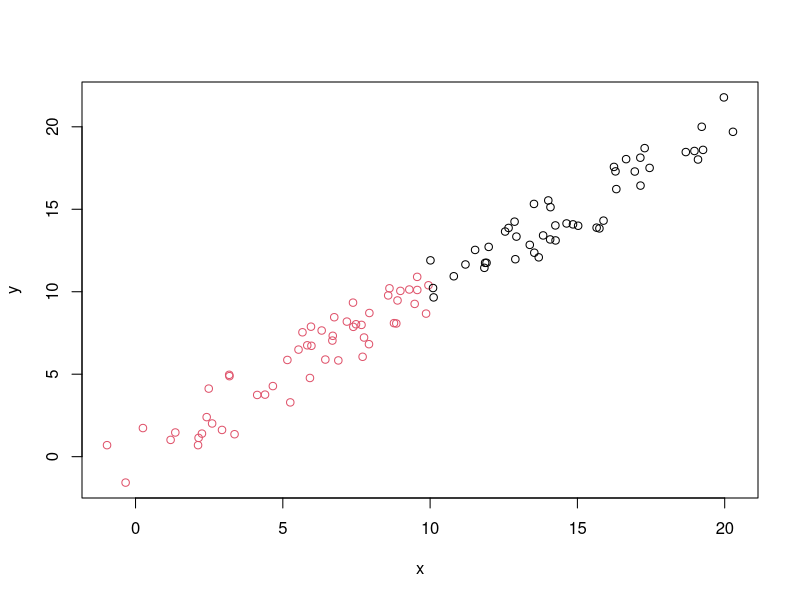

Write R code to recreate this figure.
## ---- chunk 1
# just a comment
x<-rnorm(100)
## ---- chunk 2
x<-rnorm(100,10,5)
y<-jitter(x,1000)
z<-vector("character",100)
z[x>10]<-"High"
z[x<10]<-"Low"
df<-data.frame(x,y,z)
df
## ---- chunk 3
with(df,plot(x,y,col=factor(z)))
